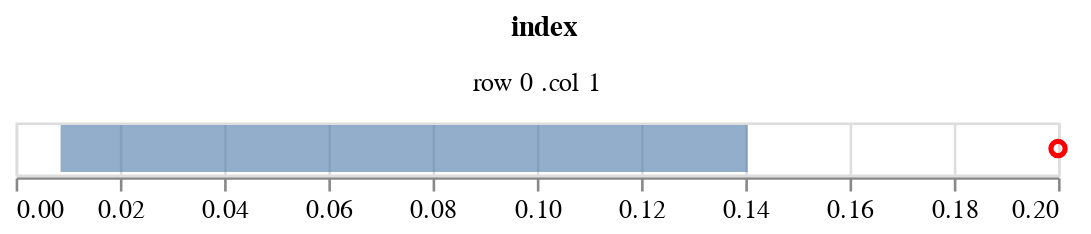

Notebook code for this chart:
### Code cell
get_credible_interval_Phi(estimates)

### Figure 1 — Vega-Lite specification as saved in the notebook (floating-point values rounded to 4 significant figures)
{"config": {"view": {"continuousWidth": 400, "continuousHeight": 300}}, "data": {"name": "data-0d20ef35a9125f6b923c8032cfa3fc26"}, "facet": {"type": "nominal", "field": "index"}, "spec": {"layer": [{"mark": {"type": "bar", "opacity": 0.6}, "encoding": {"x": {"type": "quantitative", "field": "q1", "title": null}, "x2": {"field": "q2", "title": null}}}, {"mark": {"type": "point", "color": "red", "opacity": 1}, "encoding": {"x": {"type": "quantitative", "field": "data", "title": null}}}]}, "columns": 2, "$schema": "https://vega.github.io/schema/vega-lite/v4.8.1.json", "datasets": {"data-0d20ef35a9125f6b923c8032cfa3fc26": [{"row": 0, "col": 1, "q1": 0.008625, "q2": 0.1404, "data": 0.2, "index": "row 0 .col 1"}]}}
